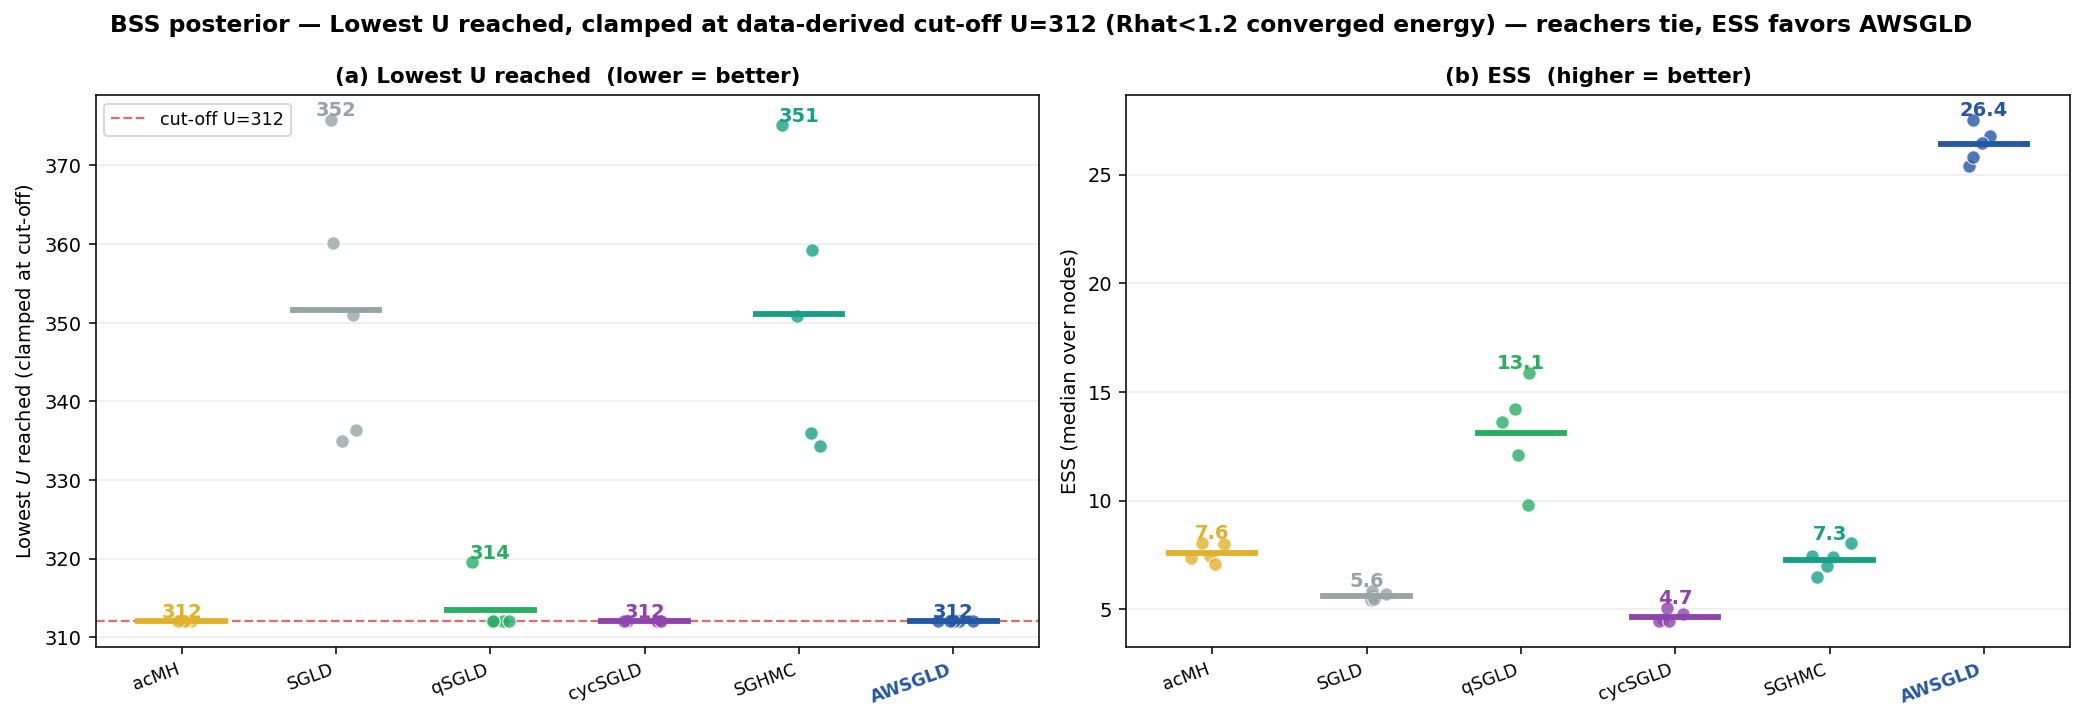

This chart was generated by the following Python code:
"""6개 샘플러 strip plot — cyc_awsgld.png 와 X·Y축 동일 (Y='Lowest U reached'), 단 cutoff 에서 멈춤.

cyc_awsgld.png(Rastrigin)과 완전히 같은 형식:
  X = 6 samplers, Y = Lowest U reached (낮을수록 좋음), seed 별 점 + 평균 막대.
차이: 에너지가 cut-off(U≤CUT)에 '도달하면 거기서 멈춤'.
  → 잘 내려가는 샘플러는 전부 cut-off 선에 모여 '비슷'해지고(AWSGLD·cycSGLD·acMH),
     못 내려가는 샘플러(qSGLD·SGLD·SGHMC)는 그 위에 뜬다.
  → lowest 축에서 AWSGLD≈cycSGLD, 진짜 차이는 ESS 패널.

cut-off=312 (수렴 지표 계산값: R̂max<1.2 수렴 후 정상상태 에너지, AWSGLD 3seed 평균 312.2±11.9).
샘플러 구현은 원본 Study 1B(energy_diagnostics)와 100% 동일.
출력: strip6_cutoff.png / .csv
"""
import os, sys, time, csv
import numpy as np
import matplotlib; matplotlib.use("Agg")
import matplotlib.pyplot as plt
sys.path.insert(0, os.path.dirname(os.path.abspath(__file__)))
sys.path.insert(0, os.path.join(os.path.dirname(os.path.abspath(__file__)), "_archive"))
import energy_diagnostics as E
from extra_metrics import ess_per_node

HERE = os.path.dirname(os.path.abspath(__file__))
DATA_SEEDS = [0, 1, 2, 3, 4]
# cutoff = 수렴 지표가 계산한 값: running R̂max<1.2 수렴 후 정상상태 에너지 (AWSGLD 3seed 평균 312.2±11.9)
CUT = 312
BURN = E.BURN
METHODS = ["acMH", "SGLD", "qSGLD", "cycSGLD", "SGHMC", "AWSGLD"]
COL = {"acMH": "#E1B12C", "SGLD": "#95a5a6", "qSGLD": "#27ae60",
       "cycSGLD": "#8e44ad", "SGHMC": "#16A085", "AWSGLD": "#2456A6"}


def load(seed):
    d = np.load(os.path.join(HERE, f"data_seed{seed}.npz"))
    n = int(d["n_total"]); A = d["A"]; graph = {"n": n, "A": A, "D": np.diag(A.sum(1))}
    return graph, d["Y"].astype(float), d["B"], d["u_0"]


def lowest_clamped(U, cut):
    """cut-off 아래로 내려가면 전부 cut-off 로 클램프. 도달자=cut, 미도달자=실제 최저(>cut)."""
    return float(max(cut, U.min()))


def main():
    lowU = {m: [] for m in METHODS}; ess = {m: [] for m in METHODS}
    t0 = time.time()
    print(f"6-sampler strip | Lowest U reached, stop@U≤{CUT} | seeds={DATA_SEEDS}\n", flush=True)
    for s in DATA_SEEDS:
        graph, Y, B, u_0 = load(s); n = graph["n"]
        a_star = E.alpha_find(u_0, Y, E.GRID); ini = np.full(n, float(E.MU_N))
        for m in METHODS:
            ths = E.RUNNERS[m](graph, Y, B, u_0, ini, a_star, 1000 + s)
            U = E.energy_trace_common(ths, Y, B, u_0, a_star)
            lowU[m].append(lowest_clamped(U, CUT))
            ess[m].append(float(np.nanmedian(ess_per_node(ths[BURN:]))))
        print(f"  seed {s}: " + "  ".join(f"{m}={lowU[m][-1]:.0f}" for m in METHODS) + f"  ({int(time.time()-t0)}s)", flush=True)

    print("\n=== 평균 (Lowest U reached, 낮을수록 좋음 / ESS 높을수록 좋음) ===")
    for m in METHODS:
        reached = sum(1 for x in lowU[m] if x <= CUT + 1)
        print(f"  {m:>8}: lowestU={np.mean(lowU[m]):>4.0f}  (cut-off 도달 {reached}/{len(DATA_SEEDS)})  ESS={np.mean(ess[m]):>5.1f}")

    with open(os.path.join(HERE, "strip6_cutoff.csv"), "w", newline="") as fh:
        w = csv.writer(fh); w.writerow(["method", "seed", "lowest_U_stop", "ess"])
        for m in METHODS:
            for i, s in enumerate(DATA_SEEDS):
                w.writerow([m, s, round(lowU[m][i], 1), round(ess[m][i], 2)])

    # ── strip plot (cyc_awsgld.png 형식 그대로): 점 + 평균 막대 + 값 라벨 ──
    fig, axes = plt.subplots(1, 2, figsize=(15, 5.2))
    rng = np.random.RandomState(0)
    for ax, dic, ylab, ttl, fmt, hline in [
            (axes[0], lowU, "Lowest $U$ reached (clamped at cut-off)",
             "(a) Lowest U reached  (lower = better)", "{:.0f}", CUT),
            (axes[1], ess, "ESS (median over nodes)", "(b) ESS  (higher = better)", "{:.1f}", None)]:
        for i, m in enumerate(METHODS):
            v = np.array(dic[m]); xs = i + (rng.rand(len(v)) - 0.5) * 0.28
            ax.scatter(xs, v, s=48, color=COL[m], alpha=0.8, edgecolor="white", lw=0.6, zorder=3)
            mean = v.mean()
            ax.plot([i - 0.28, i + 0.28], [mean, mean], color=COL[m], lw=3, zorder=4)
            ax.text(i, v.max(), fmt.format(mean), ha="center", va="bottom",
                    fontsize=10, color=COL[m], fontweight="bold")
        if hline is not None:
            ax.axhline(hline, color="#C0392B", ls="--", lw=1.2, alpha=0.7, label=f"cut-off U={hline}")
            ax.legend(fontsize=9, loc="upper left")
        ax.set_xticks(range(len(METHODS))); ax.set_xticklabels(METHODS, rotation=20, ha="right", fontsize=9)
        for lbl, m in zip(ax.get_xticklabels(), METHODS):
            if m == "AWSGLD": lbl.set_color(COL[m]); lbl.set_fontweight("bold")
        ax.set_ylabel(ylab); ax.set_title(ttl, fontsize=11, fontweight="bold")
        ax.grid(True, axis="y", alpha=0.25)
    fig.suptitle(f"BSS posterior — Lowest U reached, clamped at data-derived cut-off U={CUT} (R̂-converged energy) — reachers tie, ESS favors AWSGLD",
                 fontsize=12, fontweight="bold")
    fig.tight_layout(); fig.savefig(os.path.join(HERE, "strip6_cutoff.png"), dpi=140, bbox_inches="tight")
    print(f"\n저장: strip6_cutoff.png, strip6_cutoff.csv ({int(time.time()-t0)}s)")


if __name__ == "__main__":
    main()
